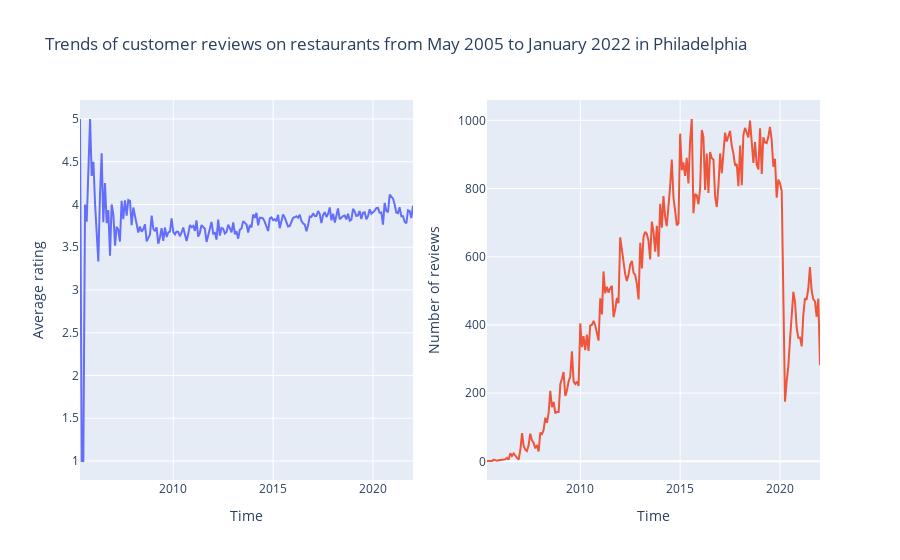

The notebook cell this image was saved under:
### Markdown cell above
It will also be useful to look at how the average ratings evolved throughout this period, and more importantly how many reviews (or observations) there are for each month in the dataset, since this will affect how certain we can say about the food preference of customers in a given month. 

In the line plot on the left below, the monthly average rating throughout the period fluctuated around 3.7, albeit there was some erratic movement up to the end of 2007. What could be the reasons? The line plot on the right showing the number of reviews per month might give us an answer, namely, there were very few (sometimes even only a single digit) reviews for each month until December 2007, and thus the variances of the average rating for these months will be higher than subsequent months starting from 2008 when there were substantively more observations. We shall bear this characteristic in mind as we analyse the evolution of food trends in later sections, and we will discuss how to handle this accordingly.

Another interesting observations from the right line plot is that the number of reviews had a sharp drop since February 2020. Given how countries (including the US) responded to the COVID-19 outbreak by lockdowns (one of the measures being the prohibition of dine-in in restaurants), it is then not surprising that customers had fewer (or even no) chances to visit restaurants and thus not able to give as many reviews as before the COVID outbreak.

### Code cell
# Seeing how the average ratings evolved as a function of time
from plotly.subplots import make_subplots

monthly_avg_rating = resto_reviews_philly.groupby("date")["rating"].apply(np.mean)
monthly_rating_no = resto_reviews_philly.groupby("date")["rating"].count()

monthly_trend = pd.DataFrame({"review_no": monthly_rating_no, 
                              "avg_rating": monthly_avg_rating})

fig = make_subplots(rows = 1, cols = 2)

fig.add_trace(
    go.Scatter(x = monthly_trend.index,
               y = monthly_trend["avg_rating"], 
               mode = "lines", showlegend = False), 
    row = 1, col = 1
)

fig.add_trace(
    go.Scatter(x = monthly_trend.index,
               y = monthly_trend["review_no"], 
               mode = "lines", showlegend = False), 
    row = 1, col = 2
)

fig.update_layout(title_text = "Trends of customer reviews on restaurants from May 2005 to January 2022 in Philadelphia",
                  xaxis1_title = "Time", yaxis1_title = "Average rating", 
                  xaxis2_title = "Time", yaxis2_title = "Number of reviews")

fig.show()

### Figure 1 — Plotly figure (JSON) as saved in the notebook; plotly's stock layout.template omitted (floating-point values rounded to 4 significant figures; data arrays with more than 128 entries replaced by an {"elided": "..."} marker saying what was removed)
{"data": [{"mode": "lines", "showlegend": false, "type": "scatter", "x": {"elided": "199 str values"}, "xaxis": "x", "y": {"elided": "199 float values"}, "yaxis": "y"}, {"mode": "lines", "showlegend": false, "type": "scatter", "x": {"elided": "199 str values"}, "xaxis": "x2", "y": {"elided": "199 int values"}, "yaxis": "y2"}], "layout": {"title": {"text": "Trends of customer reviews on restaurants from May 2005 to January 2022 in Philadelphia"}, "xaxis": {"anchor": "y", "domain": [0, 0.45], "title": {"text": "Time"}}, "xaxis2": {"anchor": "y2", "domain": [0.55, 1], "title": {"text": "Time"}}, "yaxis": {"anchor": "x", "domain": [0, 1], "title": {"text": "Average rating"}}, "yaxis2": {"anchor": "x2", "domain": [0, 1], "title": {"text": "Number of reviews"}}}}
